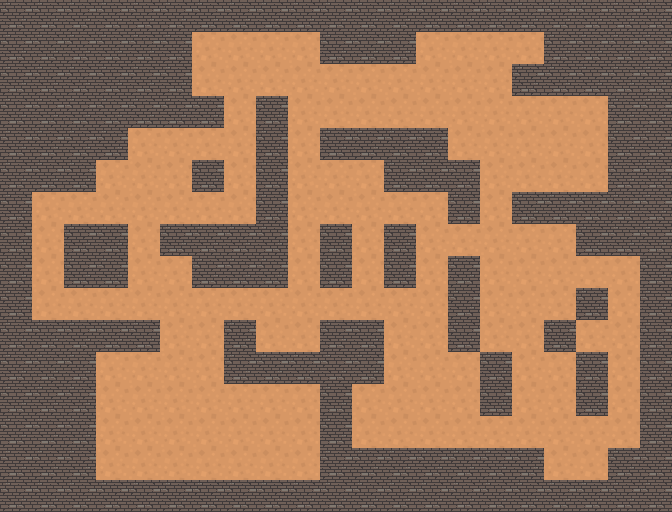

Tiled map render using the project's own tile images. Description and the whole map definition, tile-layer contents included, below:
An orthogonal 21x16 tile map with 32x32 px tiles, 1 tile layer (Прошарок плиток 1).

<map version="1.10" tiledversion="1.10.2" orientation="orthogonal" renderorder="left-up" width="21" height="16" tilewidth="32" tileheight="32" infinite="0" nextlayerid="2" nextobjectid="1">
 <tileset firstgid="1" source="Підлога.tsx" />
 <layer id="1" name="Прошарок плиток 1" width="21" height="16">
  <data encoding="csv">
2,2,2,2,2,2,2,2,2,2,2,2,2,2,2,2,2,2,2,2,2,
2,2,2,2,2,2,1,1,1,1,2,2,2,1,1,1,1,2,2,2,2,
2,2,2,2,2,2,1,1,1,1,1,1,1,1,1,1,2,2,2,2,2,
2,2,2,2,2,2,2,1,2,1,1,1,1,1,1,1,1,1,1,2,2,
2,2,2,2,1,1,1,1,2,1,2,2,2,2,1,1,1,1,1,2,2,
2,2,2,1,1,1,2,1,2,1,1,1,2,2,2,1,1,1,1,2,2,
2,1,1,1,1,1,1,1,2,1,1,1,1,1,2,1,2,2,2,2,2,
2,1,2,2,1,2,2,2,2,1,2,1,2,1,1,1,1,1,2,2,2,
2,1,2,2,1,1,2,2,2,1,2,1,2,1,2,1,1,1,1,1,2,
2,1,1,1,1,1,1,1,1,1,1,1,1,1,2,1,1,1,2,1,2,
2,2,2,2,2,1,1,2,1,1,2,2,1,1,2,1,1,2,1,1,2,
2,2,2,1,1,1,1,2,2,2,2,2,1,1,1,2,1,1,2,1,2,
2,2,2,1,1,1,1,1,1,1,2,1,1,1,1,2,1,1,2,1,2,
2,2,2,1,1,1,1,1,1,1,2,1,1,1,1,1,1,1,1,1,2,
2,2,2,1,1,1,1,1,1,1,2,2,2,2,2,2,2,1,1,2,2,
2,2,2,2,2,2,2,2,2,2,2,2,2,2,2,2,2,2,2,2,2
</data>
 </layer>
</map>
